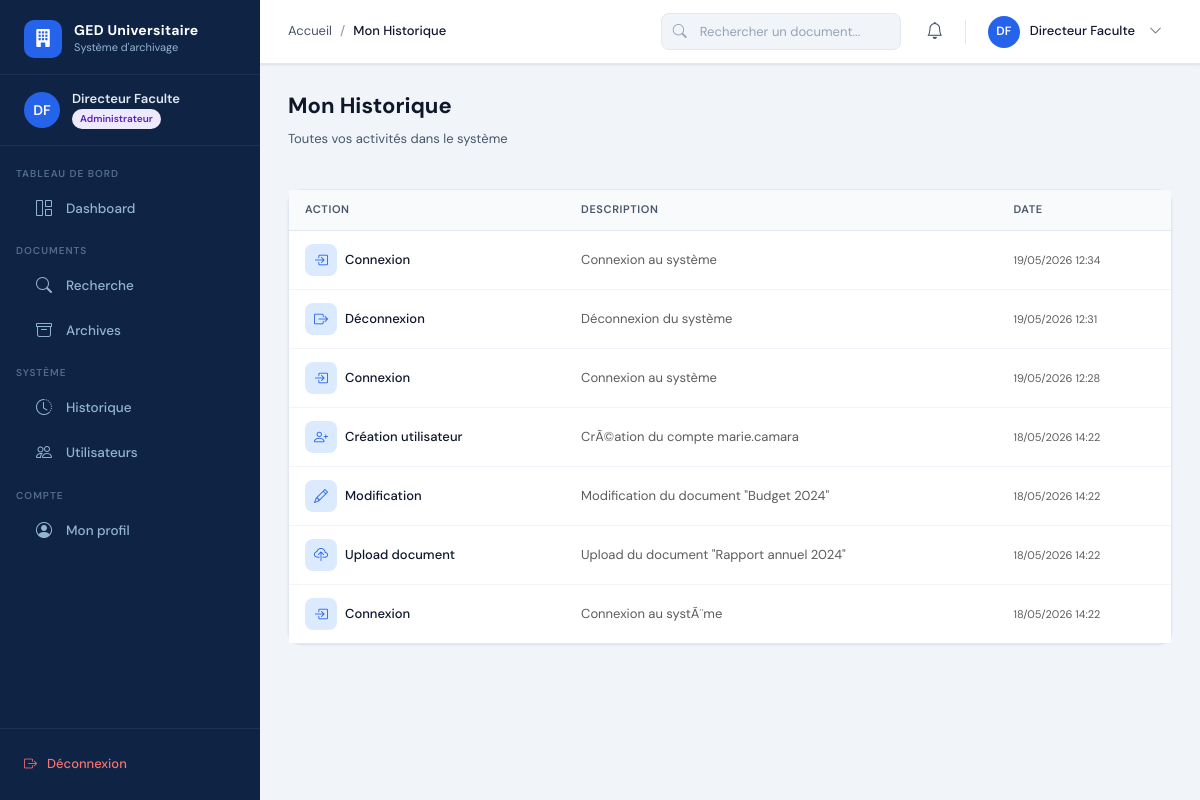
/historique/personnel/ (signed in), run on an earlier commit of the app's database.
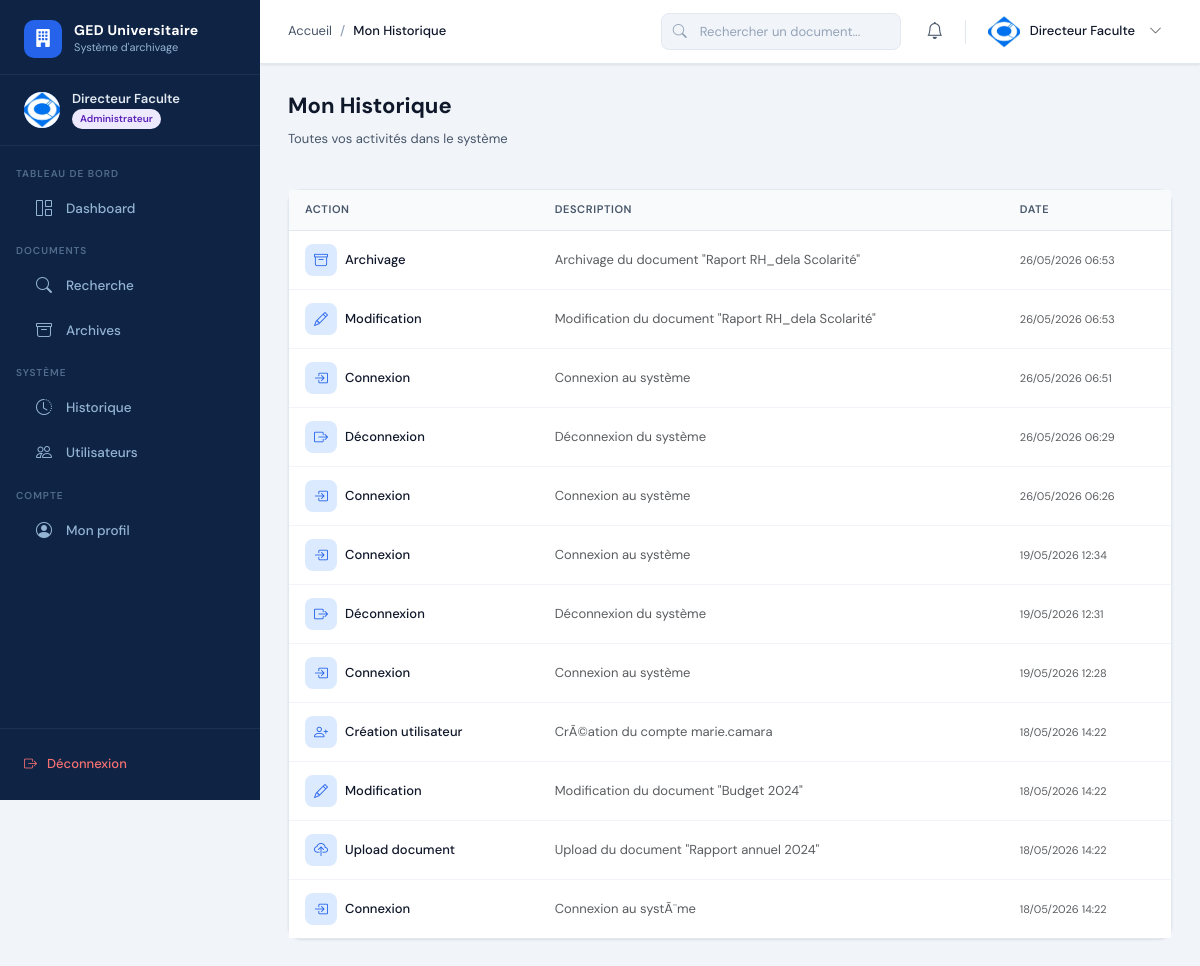
And on a later commit of the database.
### apps/accounts/models.py (models this page shows, shortened)
class User(AbstractUser):
    ROLE_CHOICES = [
        ('administrateur', 'Administrateur'),
        ('archiviste', 'Archiviste'),
    ]
    role = models.CharField(max_length=20, choices=ROLE_CHOICES, default='archiviste')
    photo = models.ImageField(upload_to='photos/', blank=True, null=True)
    telephone = models.CharField(max_length=20, blank=True)
    departement = models.CharField(max_length=100, blank=True)
    is_active = models.BooleanField(default=True)
    created_at = models.DateTimeField(auto_now_add=True)
    updated_at = models.DateTimeField(auto_now=True)
    def is_admin(self):
        return self.role == 'administrateur'
    class Meta:
        verbose_name = 'Utilisateur'
        verbose_name_plural = 'Utilisateurs'

### apps/historique/models.py (models this page shows, shortened)
class Historique(models.Model):
    ACTION_CHOICES = [
        ('connexion', 'Connexion'),
        ('deconnexion', 'Déconnexion'),
        ('upload', 'Upload document'),
        ('modification', 'Modification'),
        ('suppression', 'Suppression'),
        ('archivage', 'Archivage'),
        ('telechargement', 'Téléchargement'),
        ('creation_utilisateur', 'Création utilisateur'),
        ('modification_utilisateur', 'Modification utilisateur'),
        ('suppression_utilisateur', 'Suppression utilisateur'),
        ('creation_categorie', 'Création catégorie'),
        ('suppression_categorie', 'Suppression catégorie'),
        ('autre', 'Autre'),
    ]
    ICON_MAP = {
        'connexion': 'bi-box-arrow-in-right',
        'deconnexion': 'bi-box-arrow-right',
        'upload': 'bi-cloud-upload',
        'modification': 'bi-pencil',
        'suppression': 'bi-trash',
        'archivage': 'bi-archive',
        'telechargement': 'bi-download',
        'creation_utilisateur': 'bi-person-plus',
        'modification_utilisateur': 'bi-person-gear',
        'suppression_utilisateur': 'bi-person-x',
        'creation_categorie': 'bi-folder-plus',
        'suppression_categorie': 'bi-folder-x',
        'autre': 'bi-info-circle',
    }
    utilisateur = models.ForeignKey(settings.AUTH_USER_MODEL, on_delete=models.SET_NULL, null=True)
    action = models.CharField(max_length=50, choices=ACTION_CHOICES)
    description = models.TextField()
    ip_address = models.GenericIPAddressField(null=True, blank=True)
    created_at = models.DateTimeField(auto_now_add=True)
    def get_icon(self):
        return self.ICON_MAP.get(self.action, 'bi-info-circle')
    class Meta:
        verbose_name = 'Historique'
        ordering = ['-created_at']

### apps/historique/views.py (the view)
# urls.py: path('personnel/', views.historique_personnel, name='historique_personnel'),
@login_required
def historique_personnel(request):
    logs = Historique.objects.filter(utilisateur=request.user)
    return render(request, 'archiviste/historique.html', {'logs': logs})

### templates/archiviste/historique.html (shortened to what this page needs)
{% extends 'base.html' %}
{% block breadcrumb %}<li class="breadcrumb-item active">Mon Historique</li>{% endblock %}
{% block content %}
<div class="page-header"><div><h1 class="page-title">Mon Historique</h1><p class="page-subtitle">Toutes vos activités dans le système</p></div></div>
<div class="card">
  <div class="card-body p-0">
    {% if logs %}
    <table class="table mb-0">
      <thead><tr><th>Action</th><th>Description</th><th>Date</th></tr></thead>
      <tbody>
        {% for log in logs %}
        <tr>
          <td><div style="display:flex;align-items:center;gap:8px;"><div style="width:32px;height:32px;border-radius:8px;background:#dbeafe;display:flex;align-items:center;justify-content:center;color:#2563eb;font-size:14px;"><i class="{{ log.get_icon }}"></i></div><span class="text-sm fw-500">{{ log.get_action_display }}</span></div></td>
          <td><span class="text-sm text-muted">{{ log.description }}</span></td>
          <td><span class="text-xs text-muted">{{ log.created_at|date:"d/m/Y H:i" }}</span></td>
        </tr>
        {% endfor %}
      </tbody>
    </table>
    {% else %}
    <div class="empty-state"><div class="empty-icon"><i class="bi bi-clock-history"></i></div><div class="empty-title">Aucune activité</div></div>
    {% endif %}
  </div>
</div>
{% endblock %}

### templates/base.html (shortened to what the changed rows need)
<!DOCTYPE html>
<html lang="fr">
<head>
  {% load static %}
  <link rel="stylesheet" href="https://cdn.jsdelivr.net/npm/bootstrap@5.3.2/dist/css/bootstrap.min.css">
  <link rel="stylesheet" href="https://cdn.jsdelivr.net/npm/bootstrap-icons@1.11.3/font/bootstrap-icons.min.css">
  <link rel="stylesheet" href="{% static 'css/main.css' %}">
</head>
<body>
<aside class="sidebar" id="sidebar">
  <div class="sidebar-user">
    <div class="sidebar-user-avatar">
      {% if user.photo %}<img src="{{ user.photo.url }}" alt="">
      {% else %}{{ user.first_name|first|upper }}{{ user.last_name|first|upper }}
      {% endif %}
    </div>
    <div>
      <div class="sidebar-user-name">{{ user.get_full_name|default:user.username }}</div>
      <div class="sidebar-user-role">
        <span class="sidebar-badge {% if user.is_admin %}badge-admin{% else %}badge-archiviste{% endif %}">
          {{ user.get_role_display }}
        </span>
      </div>
    </div>
  </div>
</aside>
<div class="main-wrapper">
  <header class="top-navbar">
    <div class="navbar-actions">
      <div class="dropdown">
        <div class="navbar-user" data-bs-toggle="dropdown" style="cursor:pointer;">
          <div class="navbar-user-avatar">
            {% if user.photo %}<img src="{{ user.photo.url }}" alt="">
            {% else %}{{ user.first_name|first|upper }}{{ user.last_name|first|upper }}
            {% endif %}
          </div>
          <span class="navbar-user-name d-none d-lg-block">{{ user.get_full_name|default:user.username }}</span>
          <i class="bi bi-chevron-down text-sm text-muted d-none d-lg-block ms-1"></i>
        </div>
      </div>
    </div>
  </header>
  <main class="content-area">
    {% block content %}{% endblock %}
  </main>
</div>
</body>
</html>

What changed in the data, as far as the page shows it:
changed User "Directeur Faculte": photo: picture added; first_name|first "D" → (not shown); last_name|first "F" → (not shown)
added Historique: action "Archivage", description "Archivage du document \"Raport RH_dela Scolarité\"", created_at "26/05/2026 06:53"
added Historique: action "Modification", description "Modification du document \"Raport RH_dela Scolarité\"", created_at "26/05/2026 06:53"
added Historique: action "Connexion", description "Connexion au système", created_at "26/05/2026 06:51"
added Historique: action "Déconnexion", description "Déconnexion du système", created_at "26/05/2026 06:29"
added Historique: action "Connexion", description "Connexion au système", created_at "26/05/2026 06:26"
